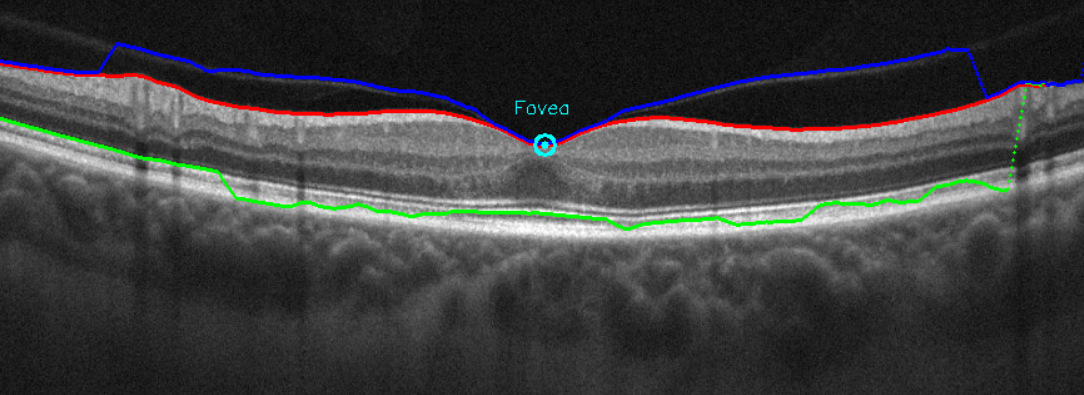
#> input picture Resultados/DV BIEN/no_1425855_1.png, 1084 x 395 px, given in place of no_1425855_1.jpg, which was not available
$ python script.py
#> lines starting #> are read from the running program, lines starting #| are printed output that depends on the picture; after the words box and inside, x2 and y2 are one past the last pixel; in counts of white or black regions, pixels touching at a corner belong together; pictures that were not available may be replaced by others from this repository, and a replacement may not be noted
import cv2
import numpy as np

# Cargar imagen en escala de grises
img = cv2.imread('OCT_Dataset/NO/no_1425855_1.jpg', cv2.IMREAD_GRAYSCALE)
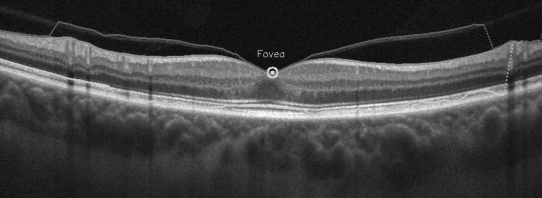
#> img: shape (395, 1084) (shown at 1/2 size); min 0, max 255, mean 64.4

# Preprocesamiento
blur = cv2.GaussianBlur(img, (5, 5), 0)

# Filtros Canny: 1 para 2 capas de retina + fóvea y 1 para vitreo
# Los valores de umbral pueden ajustarse según la calidad de la imagen OCT
edges = cv2.Canny(blur, 0, 400)
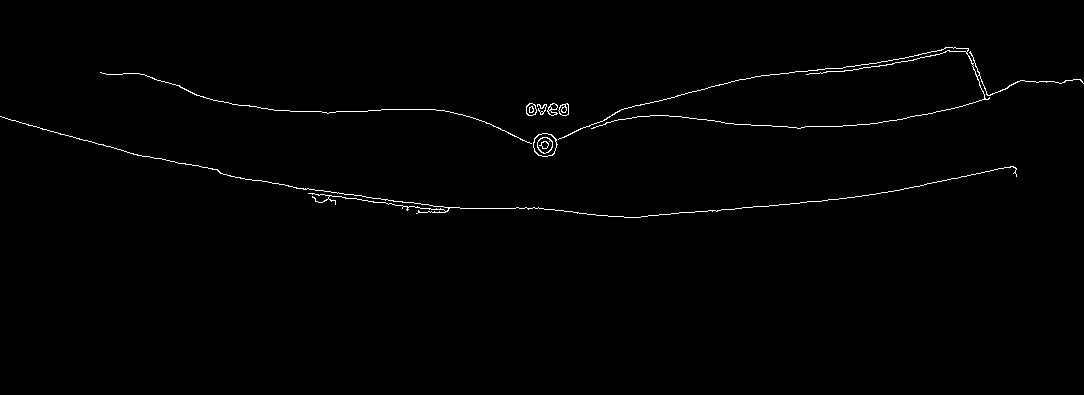
#> edges: shape (395, 1084); 0.79% white in thin lines or dots, all inside (x1, y1, x2, y2) = (0, 47, 1084, 218)
filtroVitreo = cv2.Canny(blur, 25, 80)
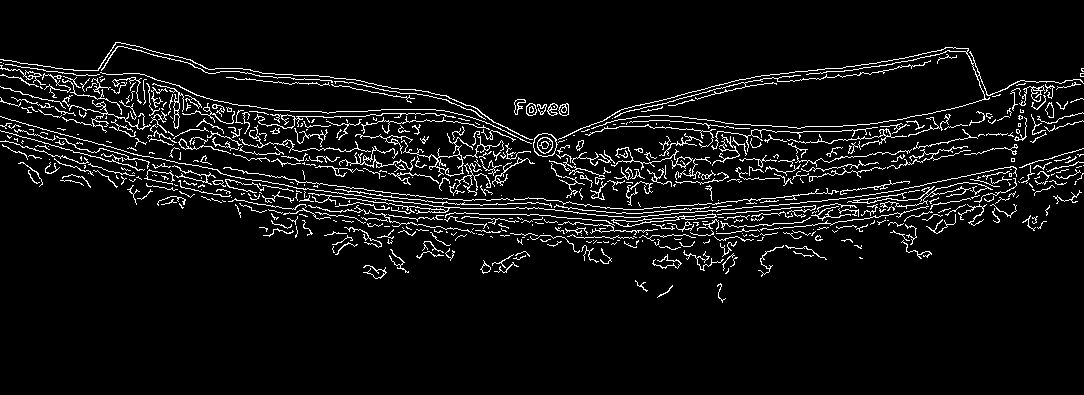
#> filtroVitreo: shape (395, 1084); 6.2% white in thin lines or dots, all inside (x1, y1, x2, y2) = (0, 42, 1084, 303)

# Detección de bordes por columna
height, width = edges.shape
top_line = np.full(width, np.nan)
bottom_line = np.full(width, np.nan)

for x in range(width):
    column = edges[:, x]
    y_candidates = np.where(column > 0)[0]
    if len(y_candidates) > 0:
        top_line[x] = y_candidates[0]      # borde superior
        bottom_line[x] = y_candidates[-1]  # borde inferior
#> this loop made 1084 passes
#> y_candidates on passes 1 to 3: [116], [116], [117]
#> after the loop, bottom_line = 1084 values, max 217 at index 624, min 79 at index 1073, mean 181; top_line = 1084 values, max 144 at index 98, min 47 at index 945, mean 95.5

# Vitreo
height2, width2 = filtroVitreo.shape
vitreo_line = np.full(width2, np.nan)

for x in range(width2):
    column = filtroVitreo[:, x]
    y_candidates = np.where(column > 0)[0]
    if len(y_candidates) > 0:
        vitreo_line[x] = y_candidates[0]  # borde vitreo
#> this loop made 1084 passes
#> y_candidates on passes 1, 5, 13: [59, 62, 65, 68, 75, 86, 97, 101, 116, 125, 130, 141], [60, 68, 75, 88, 102, 117, 126, 131, 141, 146], [61, 64, 65, 70, 77, 90, 97, 104, 120, 127, 133, 142, 150]
#> after the loop, vitreo_line = 1084 values, max 134 at index 569, min 42 at index 115, mean 79.25

# Suavizado de líneas
def smooth(signal, window=15):
    kernel = np.ones(window) / window
    return np.convolve(signal, kernel, mode='same')

top_smooth = smooth(top_line)
#> top_smooth = 1084 values, max 141.8 at index 92, min 42.6 at index 1083, mean 95.16
bottom_smooth = smooth(bottom_line)
#> bottom_smooth = 1084 values, max 217 at index 631, min 42.8 at index 1083, mean 180.7
vitreo_smooth = smooth(vitreo_line)
#> vitreo_smooth = 1084 values, max 130.3 at index 576, min 31.73 at index 0, mean 79.02

# Detección de fóvea
def detect_fovea_on_red_line(top_line, window_width=50):
#> called with top_line = array of shape (1084,), window_width = 50
    center_start = int(len(top_line) * 0.35)
#> center_start = 379
    center_end = int(len(top_line) * 0.65)
#> center_end = 704
    center_region = top_line[center_start:center_end]
#> center_region = 325 values, max 137.3 at index 139, min 88.8 at index 324, mean 111.7

    if len(center_region) > 0 and not np.all(np.isnan(center_region)):
        max_idx = np.nanargmax(center_region)
#> max_idx = 139
        fovea_x = center_start + max_idx
#> fovea_x = 518
        fovea_y = int(top_line[fovea_x])
#> fovea_y = 137
        return fovea_x, fovea_y
    return None, None

fovea_x, fovea_y = detect_fovea_on_red_line(top_smooth)
#> fovea_x = 518; fovea_y = 137

# Detección de agujero macular alrededor de la fóvea
def detectar_agujero_macular_fovea(top_line, bottom_line, vitreo_line,
                                   fovea_x, window_radius=40, thickness_ratio=0.3):
#> called with top_line = array of shape (1084,), bottom_line = array of shape (1084,), vitreo_line = array of shape (1084,), fovea_x = 518, window_radius = 40, thickness_ratio = 0.3
    start = max(fovea_x - window_radius, 0)
#> start = 478
    end   = min(fovea_x + window_radius, len(top_line))
#> end = 558

    # grosor en la ventana central
    thickness = bottom_line[start:end] - top_line[start:end]
#> thickness = 80 values, max 105.1 at index 79, min 70.47 at index 40, mean 88.58
    thickness = thickness[~np.isnan(thickness)]

    if len(thickness) == 0:
        return None, None

    min_th = np.min(thickness)
#> min_th = 70.47
    mean_th = np.mean(thickness)
#> mean_th = 88.58

    # agujero si el mínimo es muy pequeño comparado con la retina periférica
    if min_th < thickness_ratio * mean_th:
        x_min = start + np.argmin(thickness)
        print(f"[ALERTA] Posible agujero macular en X={x_min}")
        return x_min, min_th

    print("NO hay agujero macular")
    return None, None

agujero_x, agujero_grosor = detectar_agujero_macular_fovea(
    top_smooth,
    bottom_smooth,
    vitreo_smooth,
    fovea_x,
    window_radius=40,
    thickness_ratio=0.3
)

# Visualización
img_color = cv2.cvtColor(img, cv2.COLOR_GRAY2BGR)

for x in range(width):
    if not np.isnan(top_smooth[x]):
        y = int(top_smooth[x]) + 1
        cv2.circle(img_color, (x, y), 1, (0, 0, 255), -1)    # azul = capa vítreo
    if not np.isnan(bottom_smooth[x]):
        y = int(bottom_smooth[x])
        cv2.circle(img_color, (x, y), 1, (0, 255, 0), -1)    # verde = capa inferior/exterior
    if not np.isnan(vitreo_smooth[x]):
        y = int(vitreo_smooth[x]) - 1  # para poder diferenciar con la capa roja
        cv2.circle(img_color, (x, y), 1, (255, 0, 0), -1)    # rojo = capa superior/interior
#> this loop made 1084 passes
#> y on passes 1 to 8: 30, 34, 38, 42, 46, 50, 54, 58
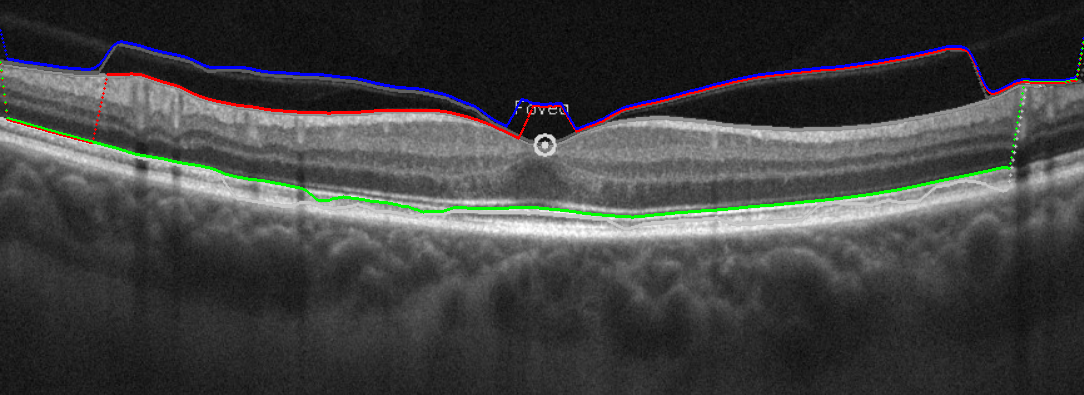
#> img_color: shape (395, 1084, 3); mean B, G, R 64.6, 64.6, 64.3

# Dibujar fóvea
if fovea_x is not None and fovea_y is not None:
    cv2.circle(img_color, (fovea_x, fovea_y), 8, (255, 255, 0), 2)
#> img_color: shape (395, 1084, 3); 0.04% of pixels changed, all inside (x1, y1, x2, y2) = (509, 128, 528, 147)
    cv2.circle(img_color, (fovea_x, fovea_y), 3, (255, 255, 0), -1)
#> img_color: shape (395, 1084, 3); mean B, G, R 64.7, 64.6, 64.3
    cv2.putText(img_color, 'Fovea', (fovea_x - 25, fovea_y - 25),
                cv2.FONT_HERSHEY_SIMPLEX, 0.5, (255, 255, 0), 1)
#> img_color: shape (395, 1084, 3); mean B, G, R 64.7, 64.7, 64.2
    print(f"Fóvea detectada en: X={fovea_x}, Y={fovea_y}")
#| Fóvea detectada en: X=518, Y=137

# Mostrar resultados, pulsa cualquier tecla para cerrar todas
cv2.imshow('Original', img)
cv2.imshow('Bordes de Canny para retina y fovea', edges)
cv2.imshow('Borde de Canny para vitreo', filtroVitreo)
cv2.imshow('Analisis OCT con Canny', img_color)
cv2.waitKey(0)
cv2.destroyAllWindows()

$ run again, with Resultados/DV BIEN/no_1391081_2.png copied over Resultados/DV BIEN/no_1425855_1.png
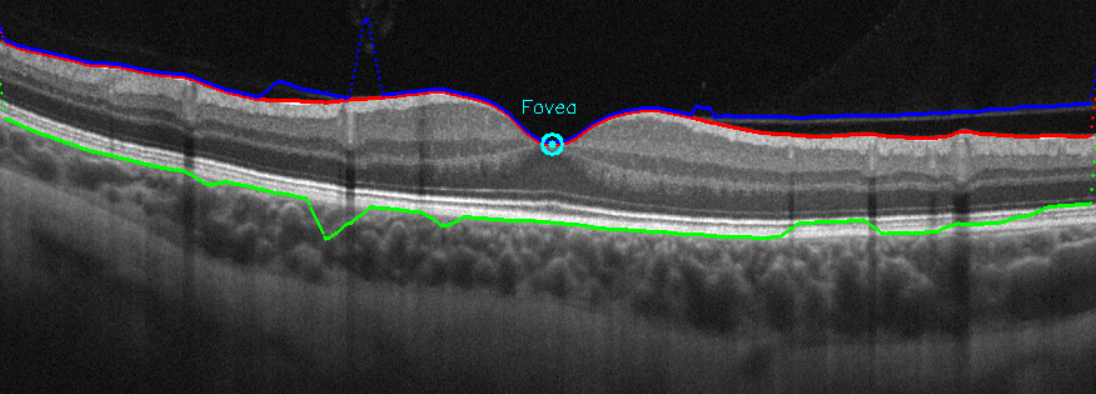
#> input picture Resultados/DV BIEN/no_1391081_2.png, 1096 x 394 px, given in place of no_1425855_1.jpg, which was not available
#> `edges = cv2.Canny(blur, 0, 400)`:
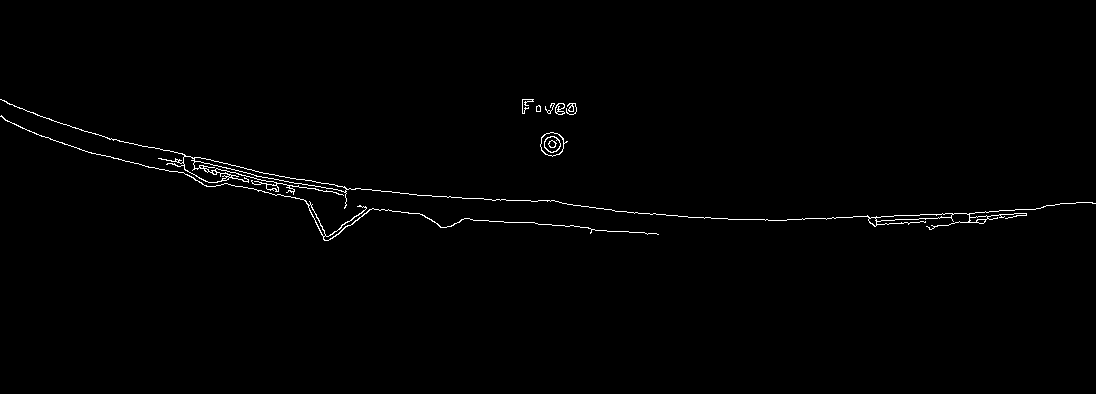
#> edges: shape (394, 1096); 0.81% white in thin lines or dots, all inside (x1, y1, x2, y2) = (0, 99, 1096, 241)
#> filtroVitreo: shape (394, 1096); 6.3% white in thin lines or dots, all inside (x1, y1, x2, y2) = (0, 0, 1096, 326)
#> the loop `for x in range(width):` made 1096 passes
#> y_candidates on passes 1 to 3: [99, 116], [99, 115, 116], [100, 116, 117]
#> after the loop `for x in range(width):`: bottom_line = 1096 values, max 240 at index 324, min 116 at index 0, mean 204.5; top_line = 1096 values, max 220 at index 765, min 99 at index 0, mean 185.1
#> after the loop `for x in range(width2):`: vitreo_line = 1096 values, max 138 at index 565, min 0 at index 360, mean 93.33
#> top_smooth = 1096 values, max 220 at index 775, min 53.47 at index 0, mean 184.6
#> bottom_smooth = 1096 values, max 238.1 at index 329, min 63.13 at index 0, mean 204
#> vitreo_smooth = 1096 values, max 127.8 at index 584, min 14.53 at index 366, mean 93.15
#> center_start = 383
#> center_end = 712
#> center_region = 329 values, max 217.6 at index 328, min 103.7 at index 174, mean 188.5
#> max_idx = 328
#> in detect_fovea_on_red_line, `fovea_x = center_start + max_idx`: fovea_x = 711
#> in detect_fovea_on_red_line, `fovea_y = int(top_line[fovea_x])`: fovea_y = 217
#> `fovea_x, fovea_y = detect_fovea_on_red_line(top_smooth)`: fovea_x = 711; fovea_y = 217
#> start = 671
#> end = 751
#> thickness = 80 values from 0 to 0
#> min_th = 0
#> the loop `for x in range(width):` made 1096 passes
#> y on passes 1 to 8: 16, 18, 21, 24, 27, 29, 32, 35
#> after the loop `for x in range(width):`:
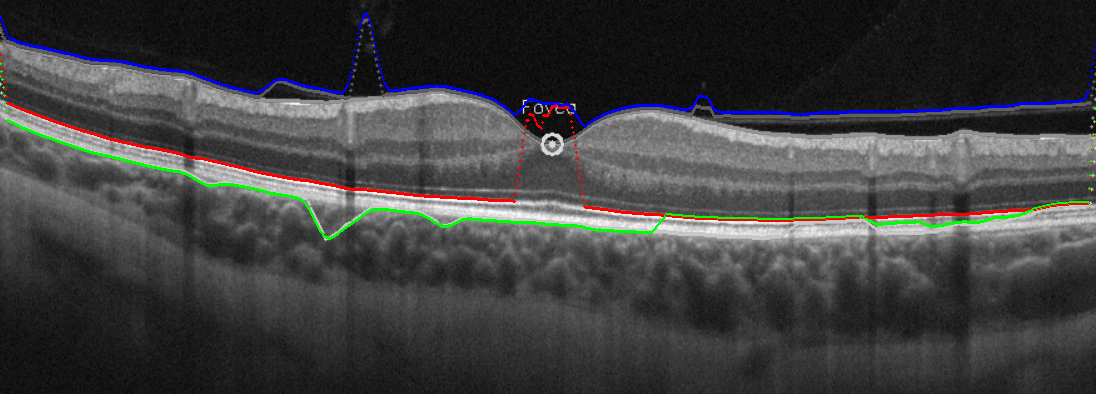
#> img_color: shape (394, 1096, 3); mean B, G, R 63.6, 63.4, 63.4
#| Fóvea detectada en: X=711, Y=217

$ run again, with Resultados/DV BIEN/no_1544727_2.png copied over Resultados/DV BIEN/no_1425855_1.png
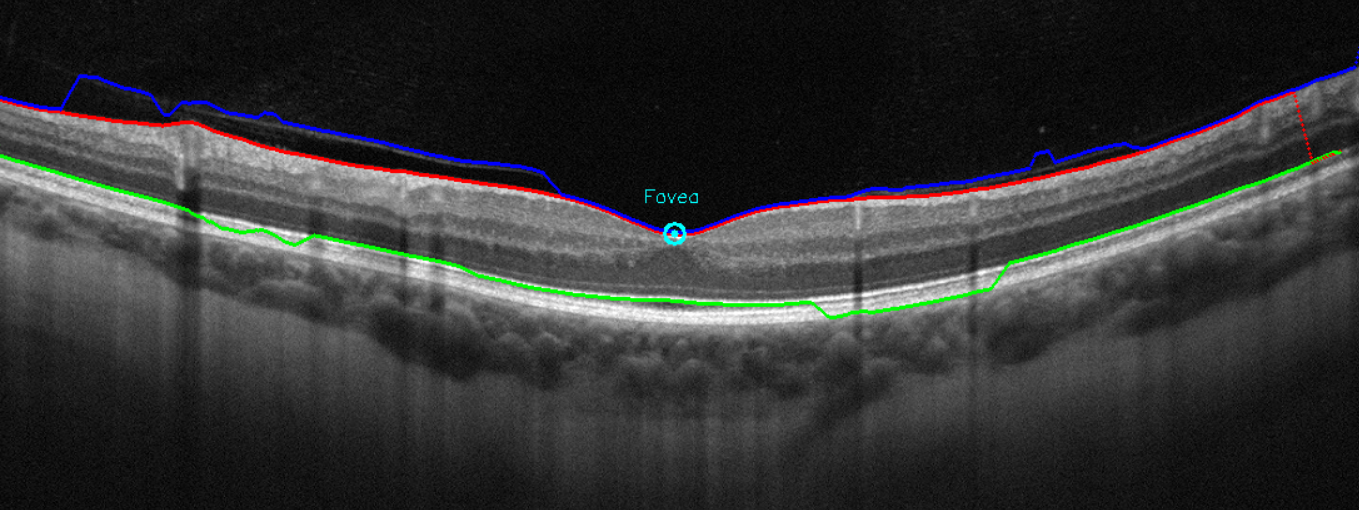
#> input picture Resultados/DV BIEN/no_1544727_2.png, 1359 x 510 px, given in place of no_1425855_1.jpg, which was not available
#> `edges = cv2.Canny(blur, 0, 400)`:
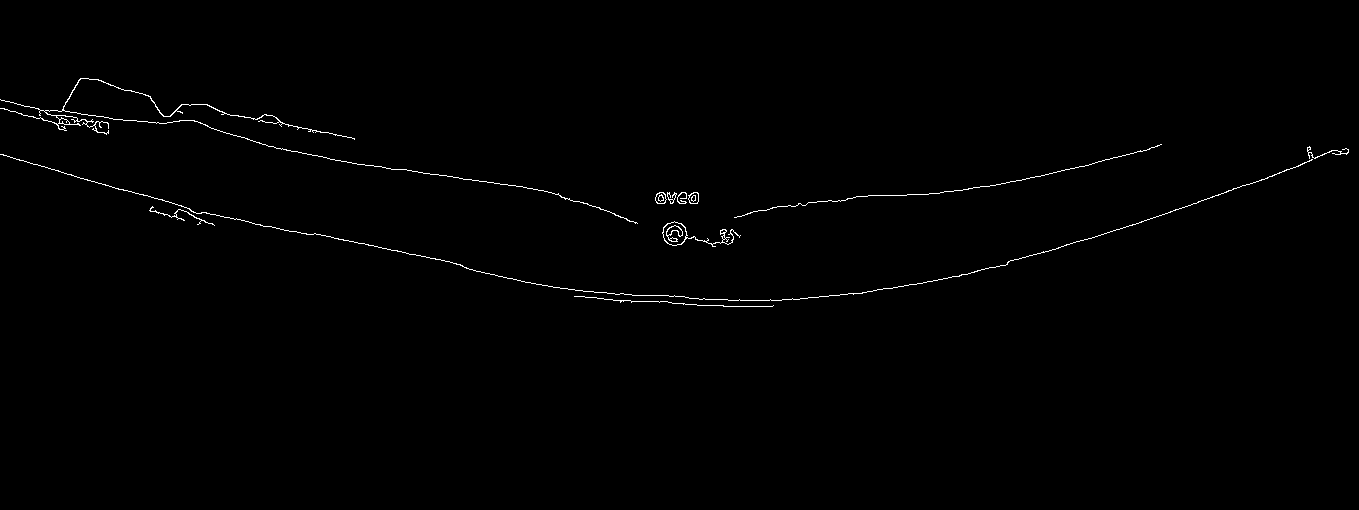
#> edges: shape (510, 1359); 0.6% white in thin lines or dots, all inside (x1, y1, x2, y2) = (0, 78, 1349, 307)
#> filtroVitreo: shape (510, 1359); 4.9% white in thin lines or dots, all inside (x1, y1, x2, y2) = (0, 51, 1359, 383)
#> the loop `for x in range(width):` made 1359 passes
#> y_candidates on passes 1 to 3: [99, 108, 154], [100, 108, 154], [100, 108, 154]
#> after the loop `for x in range(width2):`: vitreo_line = 1359 values, max 235 at index 687, min 51 at index 1357, mean 147
#> vitreo_smooth = 1359 values, max 224.7 at index 706, min 31.4 at index 1358, mean 146.8
#> center_start = 475
#> center_end = 883
#> center_region = 408 values, max 295 at index 170, min 180 at index 0, mean 206.6
#> max_idx = 170
#> in detect_fovea_on_red_line, `fovea_x = center_start + max_idx`: fovea_x = 645
#> in detect_fovea_on_red_line, `fovea_y = int(top_line[fovea_x])`: fovea_y = 295
#> `fovea_x, fovea_y = detect_fovea_on_red_line(top_smooth)`: fovea_x = 645; fovea_y = 295
#> start = 605
#> end = 685
#> thickness = 80 values, max 109.9 at index 74, min 6 at index 40, mean 76.29
#> min_th = 6
#> mean_th = 76.29
#> x_min = 645
#| [ALERTA] Posible agujero macular en X=645
#> agujero_grosor = 6
#> the loop `for x in range(width):` made 1359 passes
#> y on passes 1 to 8: 50, 56, 63, 69, 76, 82, 89, 95
#> after the loop `for x in range(width):`:
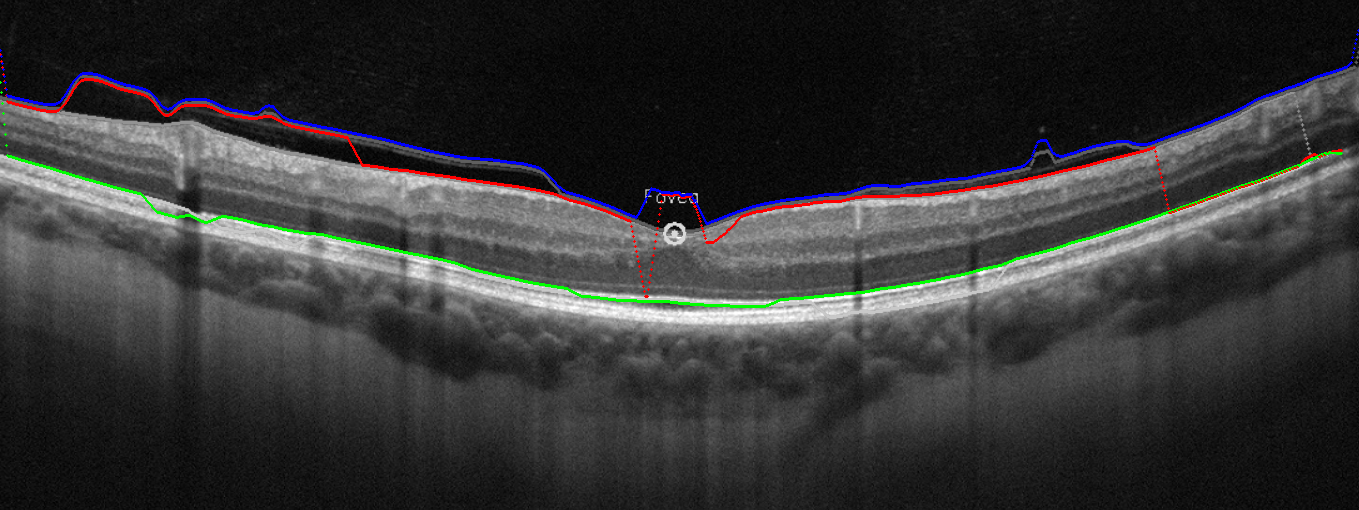
#> img_color: shape (510, 1359, 3); mean B, G, R 52.9, 52.8, 52.8
#| Fóvea detectada en: X=645, Y=295
